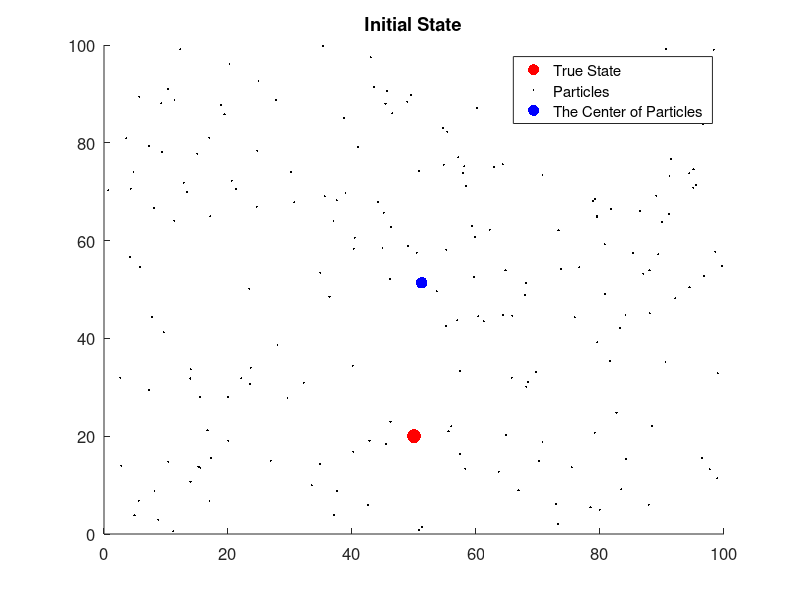
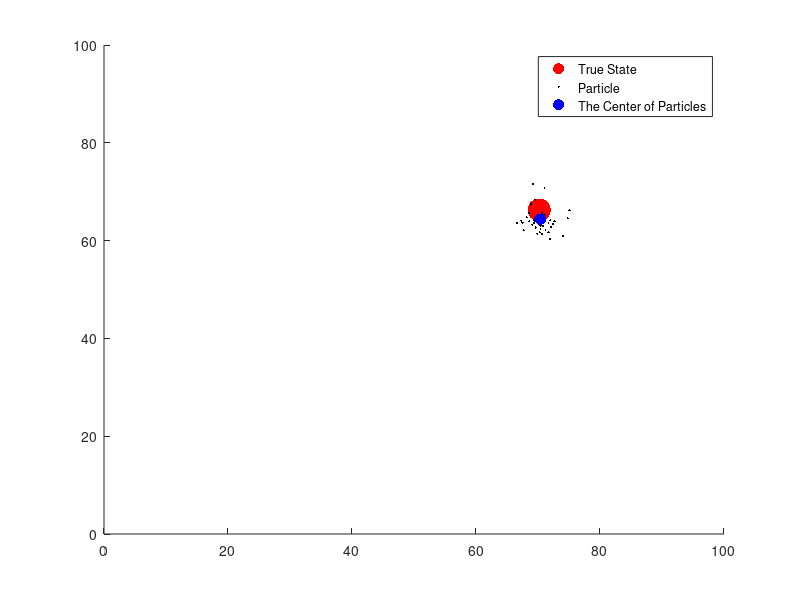
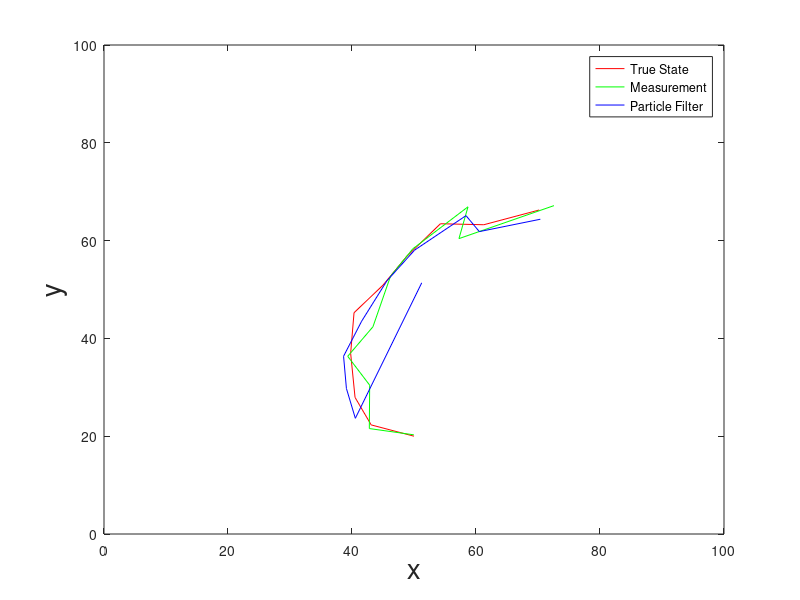
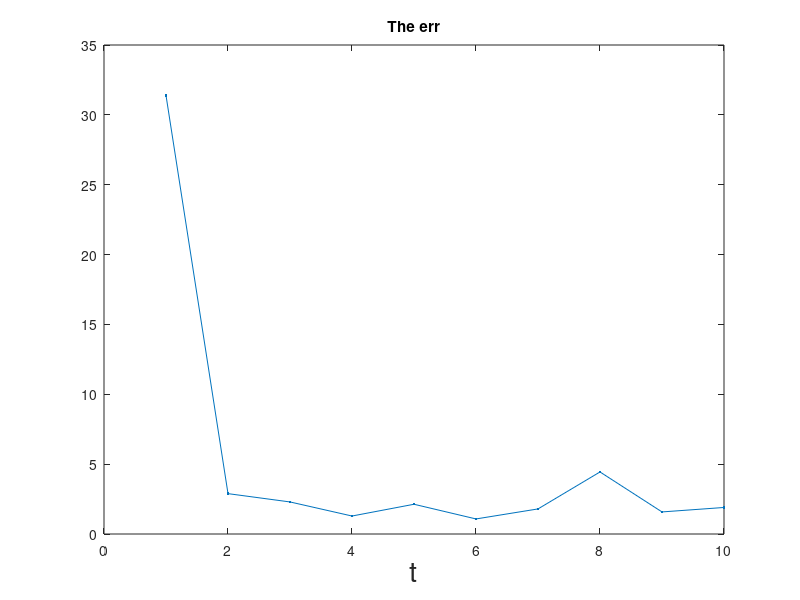

MATLAB code to generate these figures, in order:
% 参数设置
N = 200;   %粒子总数
Q = 5;      %过程噪声
R = 5;      %测量噪声
T = 10;     %测量时间
theta = pi/T;       %旋转角度
distance = 80/T;    %每次走的距离
WorldSize = 100;    %世界大小
X = zeros(2, T);    %存储系统状态
Z = zeros(2, T);    %存储系统的观测状态
P = zeros(2, N);    %建立粒子群
PCenter = zeros(2, T);  %所有粒子的中心位置
w = zeros(N, 1);         %每个粒子的权重
err = zeros(1,T);     %误差
X(:, 1) = [50; 20];     %初始系统状态
Z(:, 1) = [50; 20] + wgn(2, 1, 10*log10(R));    %初始系统的观测状态

 

%初始化粒子群
for i = 1 : N
    P(:, i) = [WorldSize*rand; WorldSize*rand];
    dist = norm(P(:, i)-Z(:, 1));     %与测量位置相差的距离
    w(i) = (1 / sqrt(R) / sqrt(2 * pi)) * exp(-(dist)^2 / 2 / R);   %求权重
end

PCenter(:, 1) = sum(P, 2) / N;      %所有粒子的几何中心位置

 

%%

err(1) = norm(X(:, 1) - PCenter(:, 1));     %粒子几何中心与系统真实状态的误差

figure(1);
set(gca,'FontSize',12);
hold on
plot(X(1, 1), X(2, 1), 'r.', 'markersize',30)   %系统状态位置
axis([0 100 0 100]);
plot(P(1, :), P(2, :), 'k.', 'markersize',5);   %各个粒子位置
plot(PCenter(1, 1), PCenter(2, 1), 'b.', 'markersize',25); %所有粒子的中心位置
legend('True State', 'Particles', 'The Center of Particles');
title('Initial State');
hold off
%%

%开始运动
for k = 2 : T
       
    %模拟一个弧线运动的状态
    X(:, k) = X(:, k-1) + distance * [(-cos(k * theta)); sin(k * theta)] + wgn(2, 1, 10*log10(Q));     %状态方程
    Z(:, k) = X(:, k) + wgn(2, 1, 10*log10(R));     %观测方程 
   
    %粒子滤波
    %预测
    for i = 1 : N
        P(:, i) = P(:, i) + distance * [-cos(k * theta); sin(k * theta)] + wgn(2, 1, 10*log10(Q));
        dist = norm(P(:, i)-Z(:, k));     %与测量位置相差的距离
        w(i) = (1 / sqrt(R) / sqrt(2 * pi)) * exp(-(dist)^2 / 2 / R);   %求权重
    end

%归一化权重
    wsum = sum(w);
    for i = 1 : N
        w(i) = w(i) / wsum;
    end
   
    %重采样（更新）
    for i = 1 : N
        wmax = 2 * max(w) * rand;  %另一种重采样规则
        index = randi(N, 1);
        while(wmax > w(index))
            wmax = wmax - w(index);
            index = index + 1;
            if index > N
                index = 1;
            end          
        end
        P(:, i) = P(:, index);     %得到新粒子
    end
   
    PCenter(:, k) = sum(P, 2) / N;      %所有粒子的中心位置
   
    %计算误差
    err(k) = norm(X(:, k) - PCenter(:, k));     %粒子几何中心与系统真实状态的误差
   
    figure(2);
    set(gca,'FontSize',12);
    clf;
    hold on
    plot(X(1, k), X(2, k), 'r.', 'markersize',50);  %系统状态位置
    axis([0 100 0 100]);
    plot(P(1, :), P(2, :), 'k.', 'markersize',5);   %各个粒子位置
    plot(PCenter(1, k), PCenter(2, k), 'b.', 'markersize',25); %所有粒子的中心位置
    legend('True State', 'Particle', 'The Center of Particles');
    hold off
    pause(0.1);
end

 

%%

figure(3);
set(gca,'FontSize',12);
plot(X(1,:), X(2,:), 'r', Z(1,:), Z(2,:), 'g', PCenter(1,:), PCenter(2,:), 'b-');
axis([0 100 0 100]);
legend('True State', 'Measurement', 'Particle Filter');
xlabel('x', 'FontSize', 20); ylabel('y', 'FontSize', 20);
%%

figure(4);
set(gca,'FontSize',12);
plot(err,'.-');
xlabel('t', 'FontSize', 20);
title('The err');